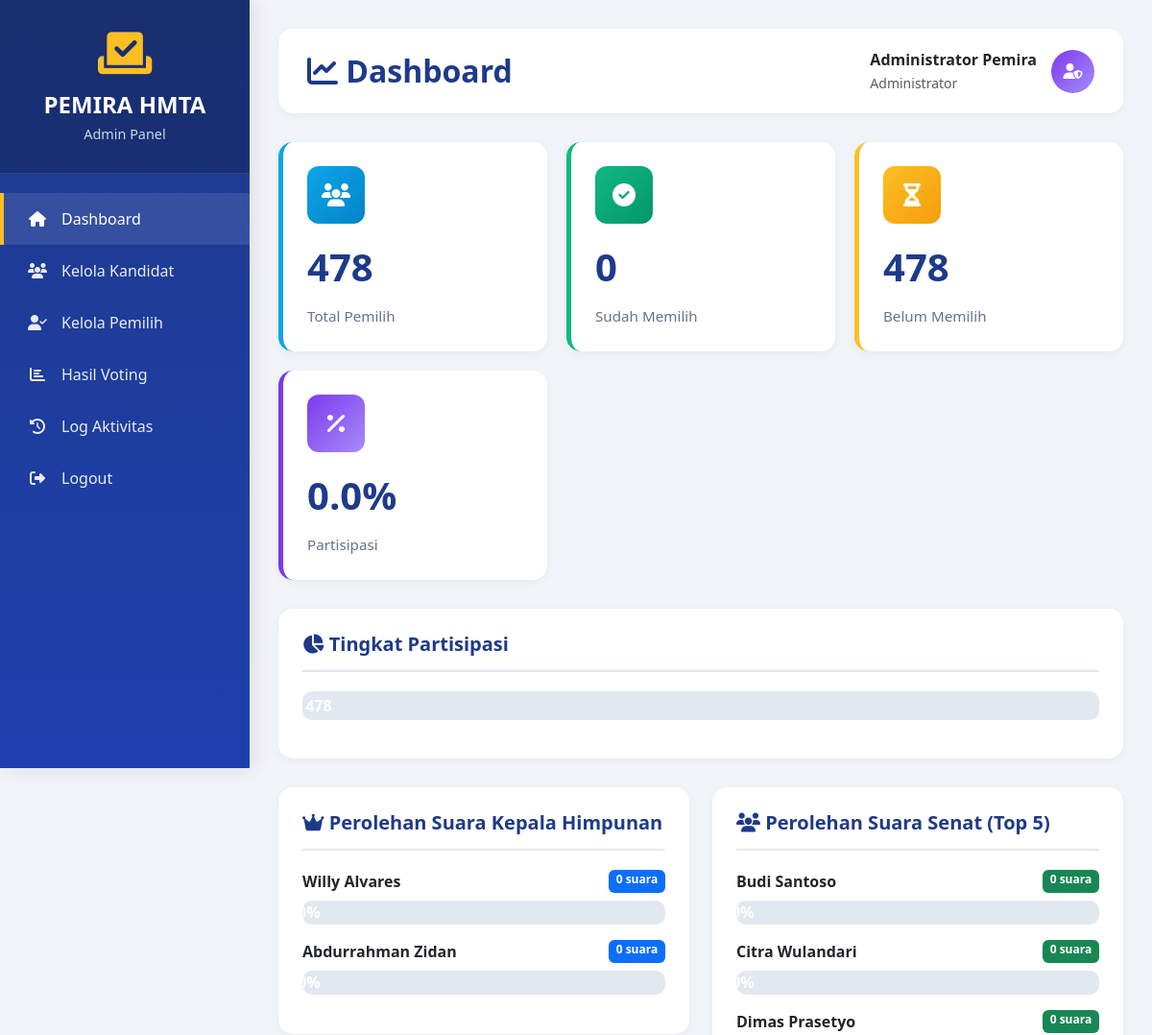
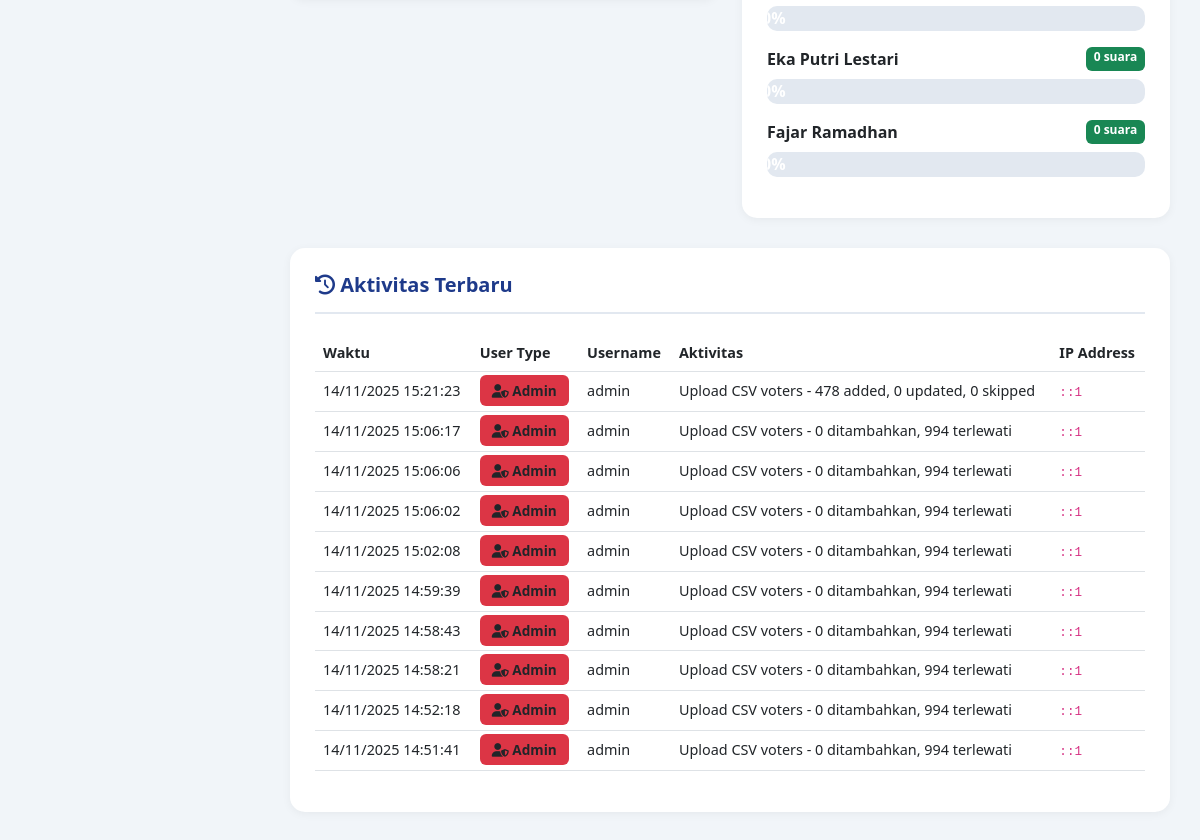
Screenshot of /admin/dashboard.php (signed in) with the database file from the repository (2 pictures, top to bottom).
### tables this page shows
CREATE TABLE `candidates` (
  `id` int(11) NOT NULL,
  `nama` varchar(100) NOT NULL,
  `foto` varchar(255) DEFAULT 'default.jpg',
  `posisi` enum('kahim','senat') NOT NULL,
  `visi_misi` text NOT NULL,
  `grand_design` text NOT NULL,
  `nomor_urut` int(11) NOT NULL,
  `created_at` timestamp NOT NULL DEFAULT current_timestamp()
);

CREATE TABLE `activity_logs` (
  `id` int(11) NOT NULL,
  `user_type` enum('voter','admin') NOT NULL,
  `user_id` int(11) NOT NULL,
  `username` varchar(50) NOT NULL,
  `activity` text NOT NULL,
  `ip_address` varchar(45) NOT NULL,
  `created_at` timestamp NOT NULL DEFAULT current_timestamp()
);

### config/database.php (called while the page is built, shortened)
<?php
$dsn = 'mysql:host=' . DB_HOST . ';dbname=' . DB_NAME . ';charset=utf8mb4';
try {
    $pdo = new PDO($dsn, DB_USER, DB_PASS, [
        PDO::ATTR_ERRMODE            => PDO::ERRMODE_EXCEPTION,
        PDO::ATTR_DEFAULT_FETCH_MODE => PDO::FETCH_ASSOC,
        PDO::ATTR_EMULATE_PREPARES   => false,
    ]);
} catch (Throwable $e) {
    http_response_code(500);
    die('Database connection failed.');
}
function pdo(): PDO {
    global $pdo;
    return $pdo;
}

### includes/functions.php (called while the page is built, shortened)
<?php
function get_voting_results(): array {
    $results = ['kahim' => [], 'senat' => []];
    $sql = "SELECT c.id, c.nama, c.foto, c.nomor_urut, COUNT(v.id) as total_votes
            FROM candidates c
            LEFT JOIN votes v ON c.id = v.candidate_id
            WHERE c.posisi = :posisi
            GROUP BY c.id
            ORDER BY c.nomor_urut ASC";
    $st = pdo()->prepare($sql);
    $st->execute([':posisi' => 'kahim']);
    $results['kahim'] = $st->fetchAll();
    $st->execute([':posisi' => 'senat']);
    $results['senat'] = $st->fetchAll();
    return $results;
}
function get_voting_statistics(): array {
    $stats = [];
    $stats['total_voters'] = (int) pdo()->query("SELECT COUNT(*) FROM voters")->fetchColumn();
    $stats['voted']        = (int) pdo()->query("SELECT COUNT(*) FROM voters WHERE has_voted = 1")->fetchColumn();
    $stats['not_voted']    = $stats['total_voters'] - $stats['voted'];
    $stats['participation']= $stats['total_voters'] > 0 ? ($stats['voted'] / $stats['total_voters']) * 100 : 0.0;
    $stats['total_candidates'] = (int) pdo()->query("SELECT COUNT(*) FROM candidates")->fetchColumn();
    $stats['total_votes']  = (int) pdo()->query("SELECT COUNT(*) FROM votes")->fetchColumn();
    return $stats;
}

### admin/dashboard.php (the view, shortened to what this page needs)
<?php
require_once '../config/database.php';
require_once '../includes/functions.php';
$stats   = get_voting_statistics();
$results = get_voting_results();
$recent_logs = pdo()->query("SELECT * FROM activity_logs ORDER BY created_at DESC LIMIT 10")->fetchAll();
?>
<!DOCTYPE html>
<html lang="id">
<head>
    <link href="https://cdn.jsdelivr.net/npm/bootstrap@5.3.0/dist/css/bootstrap.min.css" rel="stylesheet">
    <link rel="stylesheet" href="https://cdnjs.cloudflare.com/ajax/libs/font-awesome/6.4.0/css/all.min.css">
</head>
<body>
    <div class="sidebar">
        <div class="sidebar-header">
            <i class="fas fa-vote-yea" style="font-size: 50px; color: var(--secondary-color);"></i>
            <h4>PEMIRA HMTA</h4>
            <p>Admin Panel</p>
        </div>
        <div class="sidebar-menu">
            <a href="dashboard.php" class="active">
                <i class="fas fa-home"></i> Dashboard
            </a>
            <a href="candidates.php">
                <i class="fas fa-users"></i> Kelola Kandidat
            </a>
            <a href="voters.php">
                <i class="fas fa-user-check"></i> Kelola Pemilih
            </a>
            <a href="results.php">
                <i class="fas fa-chart-bar"></i> Hasil Voting
            </a>
            <a href="logs.php">
                <i class="fas fa-history"></i> Log Aktivitas
            </a>
            <a href="logout.php">
                <i class="fas fa-sign-out-alt"></i> Logout
            </a>
        </div>
    </div>
    <div class="main-content">
        <div class="top-bar">
            <h2><i class="fas fa-chart-line"></i> Dashboard</h2>
            <div class="admin-info">
                <div>
                    <div class="fw-bold"><?php echo htmlspecialchars($_SESSION['admin_name']); ?></div>
                    <small class="text-muted">Administrator</small>
                </div>
                <div class="admin-avatar">
                    <i class="fas fa-user-shield"></i>
                </div>
            </div>
        </div>
        <div class="stats-grid">
            <div class="stat-card blue">
                <div class="stat-icon">
                    <i class="fas fa-users"></i>
                </div>
                <div class="stat-value"><?php echo $stats['total_voters']; ?></div>
                <div class="stat-label">Total Pemilih</div>
            </div>
            <div class="stat-card green">
                <div class="stat-icon">
                    <i class="fas fa-check-circle"></i>
                </div>
                <div class="stat-value"><?php echo $stats['voted']; ?></div>
                <div class="stat-label">Sudah Memilih</div>
            </div>
            <div class="stat-card yellow">
                <div class="stat-icon">
                    <i class="fas fa-hourglass-half"></i>
                </div>
                <div class="stat-value"><?php echo $stats['not_voted']; ?></div>
                <div class="stat-label">Belum Memilih</div>
            </div>
            <div class="stat-card purple">
                <div class="stat-icon">
                    <i class="fas fa-percentage"></i>
                </div>
                <div class="stat-value"><?php echo number_format($stats['participation'], 1); ?>%</div>
                <div class="stat-label">Partisipasi</div>
            </div>
        </div>
        <div class="content-card">
            <h5><i class="fas fa-chart-pie"></i> Tingkat Partisipasi</h5>
            <div class="progress-custom">
                <div class="progress-bar-custom" style="width: <?php echo $stats['participation']; ?>%; background: linear-gradient(90deg, var(--success-color), #059669);">
                    <?php echo number_format($stats['participation'], 1); ?>% (<?php echo $stats['voted']; ?> dari <?php echo $stats['total_voters']; ?> pemilih)
                </div>
            </div>
        </div>
        <div class="row">
            <div class="col-md-6">
                <div class="content-card">
                    <h5><i class="fas fa-crown"></i> Perolehan Suara Kepala Himpunan</h5>
                    <?php
                    $total_kahim_votes = 0;
                    foreach ($results['kahim'] as $candidate) {
                        $total_kahim_votes += $candidate['total_votes'];
                    }
                    foreach ($results['kahim'] as $candidate):
                        $percentage = $total_kahim_votes > 0 ? ($candidate['total_votes'] / $total_kahim_votes) * 100 : 0;
                    ?>
                        <div class="mb-3">
                            <div class="d-flex justify-content-between mb-2">
                                <span class="fw-bold"><?php echo htmlspecialchars($candidate['nama']); ?></span>
                                <span class="badge bg-primary"><?php echo $candidate['total_votes']; ?> suara</span>
                            </div>
                            <div class="progress-custom" style="height: 25px;">
                                <div class="progress-bar-custom" style="width: <?php echo $percentage; ?>%; background: linear-gradient(90deg, var(--primary-color), var(--accent-color));">
                                    <?php echo number_format($percentage, 1); ?>%
                                </div>
                            </div>
                        </div>
                    <?php endforeach; ?>
                </div>
            </div>
            <div class="col-md-6">
                <div class="content-card">
                    <h5><i class="fas fa-users"></i> Perolehan Suara Senat (Top 5)</h5>
                    <?php
                    $total_senat_votes = 0;
                    foreach ($results['senat'] as $candidate) {
                        $total_senat_votes += $candidate['total_votes'];
                    }
                    $count = 0;
                    foreach ($results['senat'] as $candidate):
                        if ($count >= 5) break;
                        $percentage = $total_senat_votes > 0 ? ($candidate['total_votes'] / $total_senat_votes) * 100 : 0;
                    ?>
                        <div class="mb-3">
                            <div class="d-flex justify-content-between mb-2">
                                <span class="fw-bold"><?php echo htmlspecialchars($candidate['nama']); ?></span>
                                <span class="badge bg-success"><?php echo $candidate['total_votes']; ?> suara</span>
                            </div>
                            <div class="progress-custom" style="height: 25px;">
                                <div class="progress-bar-custom" style="width: <?php echo $percentage; ?>%; background: linear-gradient(90deg, var(--purple-color), #a78bfa);">
                                    <?php echo number_format($percentage, 1); ?>%
                                </div>
                            </div>
                        </div>
                    <?php
                        $count++;
                    endforeach;
                    ?>
                </div>
            </div>
        </div>
        <div class="content-card">
            <h5><i class="fas fa-history"></i> Aktivitas Terbaru</h5>
            <div class="table-responsive">
                <table class="table table-custom">
                    <thead>
                        <tr>
                            <th>Waktu</th>
                            <th>User Type</th>
                            <th>Username</th>
                            <th>Aktivitas</th>
                            <th>IP Address</th>
                        </tr>
                    </thead>
                    <tbody>
                        <?php foreach ($recent_logs as $log): ?>
                            <tr>
                                <td><?php echo date('d/m/Y H:i:s', strtotime($log['created_at'])); ?></td>
                                <td>
                                    <?php if ($log['user_type'] == 'admin'): ?>
                                        <span class="badge-custom bg-danger">
                                            <i class="fas fa-user-shield"></i> Admin
                                        </span>
                                    <?php else: ?>
                                        <span class="badge-custom bg-primary">
                                            <i class="fas fa-user"></i> Voter
                                        </span>
                                    <?php endif; ?>
                                </td>
                                <td><?php echo htmlspecialchars($log['username']); ?></td>
                                <td><?php echo htmlspecialchars($log['activity']); ?></td>
                                <td><code><?php echo htmlspecialchars($log['ip_address']); ?></code></td>
                            </tr>
                        <?php endforeach; ?>
                    </tbody>
                </table>
            </div>
        </div>
    </div>
</body>
</html>

### admin/dashboard.php (style rules this page uses)
:root { --primary-color: #1e3a8a; --secondary-color: #fbbf24; --accent-color: #0ea5e9; --success-color: #10b981; --danger-color: #ef4444; --purple-color: #7c3aed; }
body { background: #f1f5f9; font-family: 'Segoe UI', Tahoma, Geneva, Verdana, sans-serif; }
.sidebar { background: linear-gradient(180deg, var(--primary-color) 0%, #1e40af 100%); min-height: 100vh; position: fixed; left: 0; top: 0; width: 260px; padding: 0; box-shadow: 4px 0 20px rgba(0,0,0,0.1); z-index: 1000; }
.sidebar-header { padding: 30px 20px; background: rgba(0,0,0,0.2); text-align: center; border-bottom: 1px solid rgba(255,255,255,0.1); }
.sidebar-header h4 { color: white; font-weight: 700; margin: 15px 0 5px 0; }
.sidebar-header p { color: rgba(255,255,255,0.8); margin: 0; font-size: 0.9rem; }
.sidebar-menu { padding: 20px 0; }
.sidebar-menu a { color: rgba(255,255,255,0.9); text-decoration: none; padding: 15px 25px; display: flex; align-items: center; gap: 15px; transition: all 0.3s; border-left: 4px solid transparent; }
.sidebar-menu a:hover, .sidebar-menu a.active { background: rgba(255,255,255,0.1); color: white; border-left-color: var(--secondary-color); }
.sidebar-menu a i { width: 20px; text-align: center; }
.main-content { margin-left: 260px; padding: 30px; }
.top-bar { background: white; padding: 20px 30px; border-radius: 15px; box-shadow: 0 2px 10px rgba(0,0,0,0.05); margin-bottom: 30px; display: flex; justify-content: space-between; align-items: center; }
.top-bar h2 { color: var(--primary-color); font-weight: 700; margin: 0; }
.admin-info { display: flex; align-items: center; gap: 15px; }
.admin-avatar { width: 45px; height: 45px; background: linear-gradient(135deg, var(--purple-color), #a78bfa); border-radius: 50%; display: flex; align-items: center; justify-content: center; color: white; font-weight: 700; }
.stats-grid { display: grid; grid-template-columns: repeat(auto-fit, minmax(250px, 1fr)); gap: 20px; margin-bottom: 30px; }
.stat-card { background: white; border-radius: 15px; padding: 25px; box-shadow: 0 2px 10px rgba(0,0,0,0.05); border-left: 5px solid; transition: transform 0.3s; }
.stat-card.blue { border-left-color: var(--accent-color); }
.stat-card.green { border-left-color: var(--success-color); }
.stat-card.yellow { border-left-color: var(--secondary-color); }
.stat-card.purple { border-left-color: var(--purple-color); }
.stat-icon { width: 60px; height: 60px; border-radius: 12px; display: flex; align-items: center; justify-content: center; font-size: 24px; color: white; margin-bottom: 15px; }
.stat-card.blue .stat-icon { background: linear-gradient(135deg, var(--accent-color), #0284c7); }
.stat-card.green .stat-icon { background: linear-gradient(135deg, var(--success-color), #059669); }
.stat-card.yellow .stat-icon { background: linear-gradient(135deg, var(--secondary-color), #f59e0b); }
.stat-card.purple .stat-icon { background: linear-gradient(135deg, var(--purple-color), #a78bfa); }
.stat-value { font-size: 2.5rem; font-weight: 700; color: var(--primary-color); margin: 10px 0; }
.stat-label { color: #64748b; font-size: 0.95rem; font-weight: 500; }
.content-card { background: white; border-radius: 15px; padding: 25px; box-shadow: 0 2px 10px rgba(0,0,0,0.05); margin-bottom: 30px; }
.content-card h5 { color: var(--primary-color); font-weight: 700; margin-bottom: 20px; padding-bottom: 15px; border-bottom: 2px solid #e2e8f0; }
.progress-custom { height: 30px; border-radius: 10px; background: #e2e8f0; overflow: hidden; margin-bottom: 15px; }
.progress-bar-custom { height: 100%; display: flex; align-items: center; justify-content: center; color: white; font-weight: 600; transition: width 0.5s ease; }
.table-custom { font-size: 0.9rem; }
.table-custom thead { background: #f8fafc; font-weight: 600; color: var(--primary-color); }
.table-custom tbody tr { transition: background 0.2s; }
.badge-custom { padding: 6px 12px; border-radius: 6px; font-weight: 600; font-size: 0.85rem; }

### rows the page displays
candidates: nama "Willy Alvares", total_votes "0"
candidates: nama "Abdurrahman Zidan", total_votes "0"
candidates: nama "Budi Santoso", total_votes "0"
candidates: nama "Citra Wulandari", total_votes "0"
candidates: nama "Dimas Prasetyo", total_votes "0"
candidates: nama "Eka Putri Lestari", total_votes "0"
candidates: nama "Fajar Ramadhan", total_votes "0"
activity_logs: created_at "14/11/2025 15:21:23", user_type "admin" (drawn), username "admin", activity "Upload CSV voters - 478 added, 0 updated, 0 skipped", ip_address "::1"
activity_logs: created_at "14/11/2025 15:06:17", user_type "admin" (drawn), username "admin", activity "Upload CSV voters - 0 ditambahkan, 994 terlewati", ip_address "::1"
activity_logs: created_at "14/11/2025 15:06:06", user_type "admin" (drawn), username "admin", activity "Upload CSV voters - 0 ditambahkan, 994 terlewati", ip_address "::1"
activity_logs: created_at "14/11/2025 15:06:02", user_type "admin" (drawn), username "admin", activity "Upload CSV voters - 0 ditambahkan, 994 terlewati", ip_address "::1"
activity_logs: created_at "14/11/2025 15:02:08", user_type "admin" (drawn), username "admin", activity "Upload CSV voters - 0 ditambahkan, 994 terlewati", ip_address "::1"
activity_logs: created_at "14/11/2025 14:59:39", user_type "admin" (drawn), username "admin", activity "Upload CSV voters - 0 ditambahkan, 994 terlewati", ip_address "::1"
activity_logs: created_at "14/11/2025 14:58:43", user_type "admin" (drawn), username "admin", activity "Upload CSV voters - 0 ditambahkan, 994 terlewati", ip_address "::1"
activity_logs: created_at "14/11/2025 14:58:21", user_type "admin" (drawn), username "admin", activity "Upload CSV voters - 0 ditambahkan, 994 terlewati", ip_address "::1"
activity_logs: created_at "14/11/2025 14:52:18", user_type "admin" (drawn), username "admin", activity "Upload CSV voters - 0 ditambahkan, 994 terlewati", ip_address "::1"
activity_logs: created_at "14/11/2025 14:51:41", user_type "admin" (drawn), username "admin", activity "Upload CSV voters - 0 ditambahkan, 994 terlewati", ip_address "::1"

### other values shown
$_SESSION['admin_name'] "Administrator Pemira"
$stats['total_voters'] "478"
$stats['voted'] "0"
$stats['not_voted'] "478"
$stats['participation'] "0.0"
